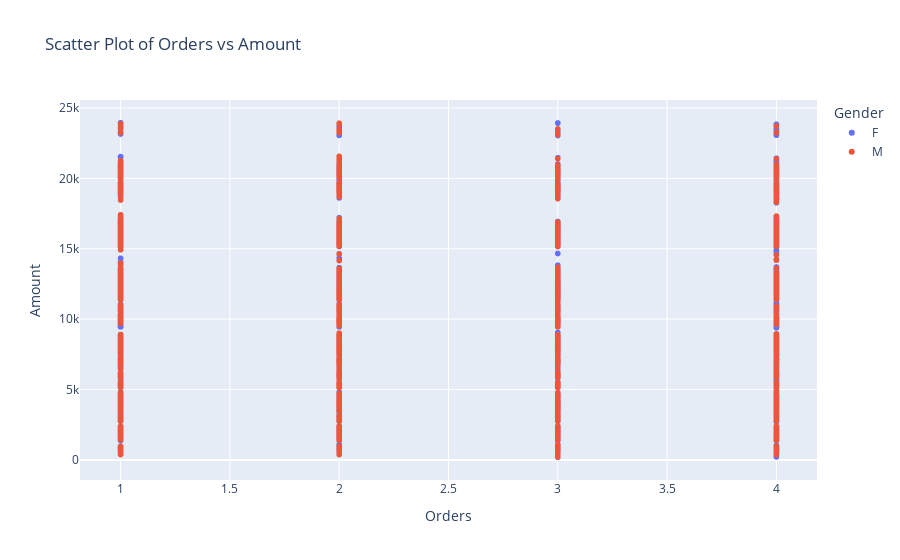

The notebook cell this image was saved under:
### Code cell
px.scatter(df, x='Orders', y='Amount', color='Gender', 
           title='Scatter Plot of Orders vs Amount',)

### Figure 1 — Plotly figure (JSON) as saved in the notebook; plotly's stock layout.template omitted (floating-point values rounded to 4 significant figures; data arrays with more than 128 entries replaced by an {"elided": "..."} marker saying what was removed)
{"data": [{"hovertemplate": "Gender=F<br>Orders=%{x}<br>Amount=%{y}<extra></extra>", "legendgroup": "F", "marker": {"color": "#636efa", "symbol": "circle"}, "mode": "markers", "name": "F", "showlegend": true, "type": "scattergl", "x": {"elided": "7842 int values"}, "xaxis": "x", "y": {"elided": "7842 float values"}, "yaxis": "y"}, {"hovertemplate": "Gender=M<br>Orders=%{x}<br>Amount=%{y}<extra></extra>", "legendgroup": "M", "marker": {"color": "#EF553B", "symbol": "circle"}, "mode": "markers", "name": "M", "showlegend": true, "type": "scattergl", "x": {"elided": "3409 int values"}, "xaxis": "x", "y": {"elided": "3409 float values"}, "yaxis": "y"}], "layout": {"legend": {"title": {"text": "Gender"}, "tracegroupgap": 0}, "title": {"text": "Scatter Plot of Orders vs Amount"}, "xaxis": {"anchor": "y", "domain": [0, 1], "title": {"text": "Orders"}}, "yaxis": {"anchor": "x", "domain": [0, 1], "title": {"text": "Amount"}}}}
